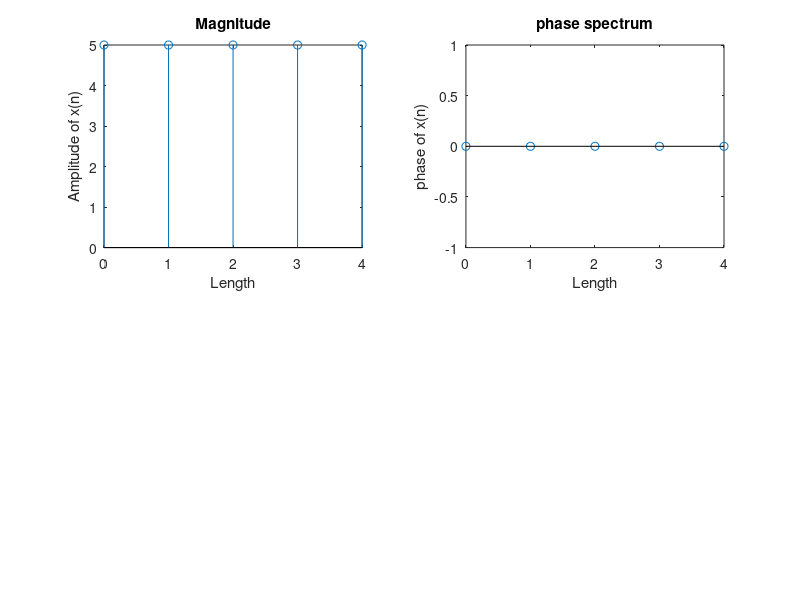

Here is the MATLAB script that generated this plot:
clc;
clear;
close all;
x=input('Enter the sequence:');
N=input('Enter length: ');
m=abs(fft(x,N)); 
disp('Output Magnitude:');
disp(m);
n=0:1:N-1;
subplot(2,2,1);
stem(n,m);
xlabel('Length');
ylabel('Amplitude of x(n)');
title('Magnitude');

an=angle(fft(x,N));
subplot(2,2,2);
stem(n,an);
xlabel('Length');
ylabel('phase of x(n)');
title('phase spectrum');